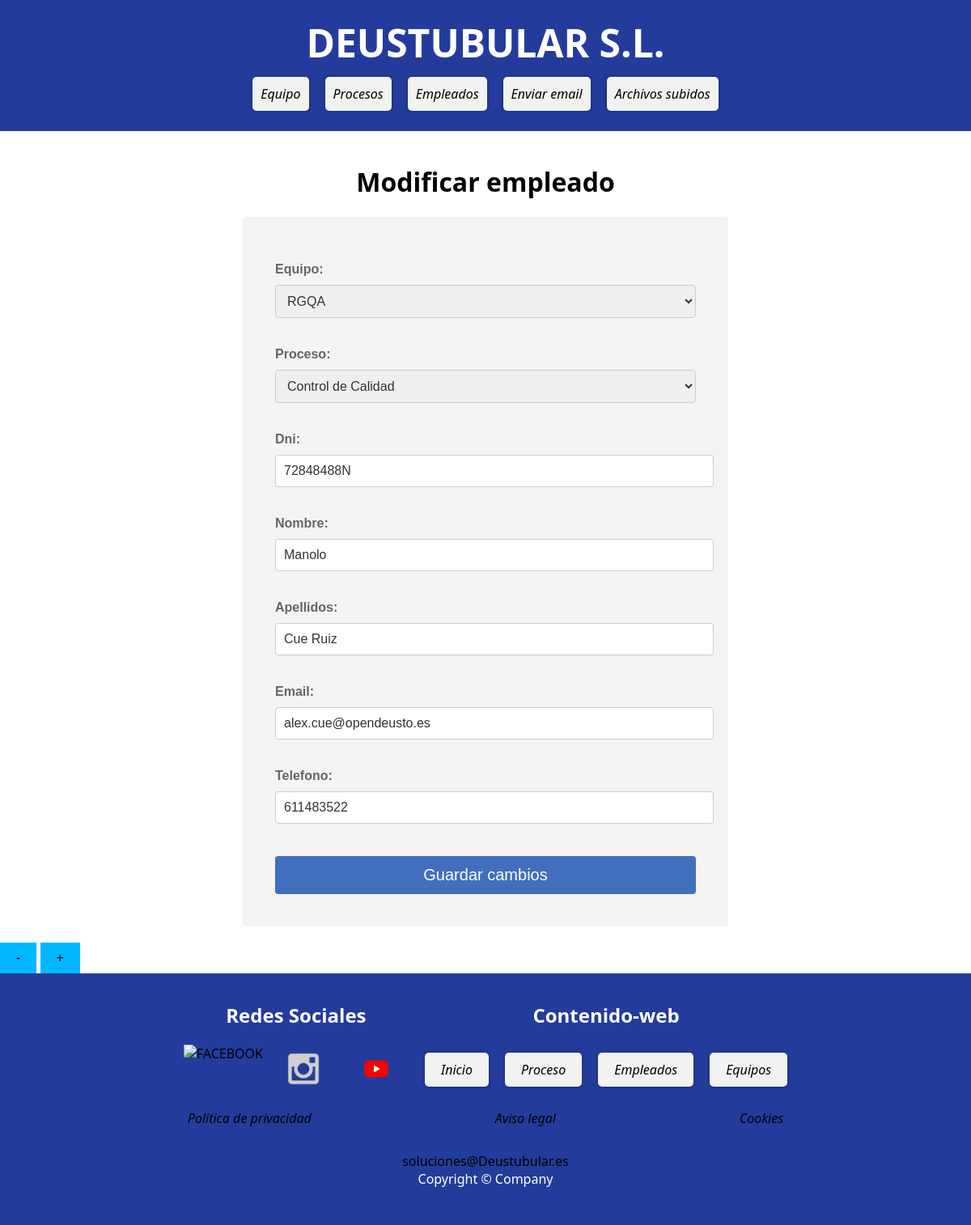
The app's page /appdeustutub/empleado/modificar/34/ with its own data.
### appdeustutub/models.py (models this page shows, shortened)
class Empleado(models.Model):
    equipo = models.ForeignKey(Equipo, on_delete=models.CASCADE)
    proceso = models.ForeignKey(Proceso, on_delete=models.CASCADE)
    dni = models.CharField(max_length=9)
    nombre = models.CharField(max_length=50)
    apellidos = models.CharField(max_length=80)
    email = models.EmailField(max_length=100)
    telefono = models.IntegerField()

### appdeustutub/views.py (the view)
# urls.py: path('empleado/modificar/<int:empleado_id>/', views.modificar_empleado, name='modificar_empleado'),
def modificar_empleado(request, empleado_id):
    empleado = get_object_or_404(Empleado, pk=empleado_id)
    if request.method == 'POST':
        form = EmpleadoForm(request.POST, instance=empleado)
        if form.is_valid():
            form.save()
            return redirect('empleado-detail', pk=empleado_id)
    else:
        form = EmpleadoForm(instance=empleado)
    return render(request, 'modificar_empleado.html', {'form': form})

### appdeustutub/forms.py
class EmpleadoForm(forms.ModelForm):
    class Meta:
        model = Empleado
        fields = ['equipo', 'proceso', 'dni', 'nombre', 'apellidos', 'email', 'telefono']

### appdeustutub/models.py (called while the page is built)
    def __str__(self):
        return self.marca

    def __str__(self):
        return self.nombreProceso

### appdeustutub/templates/modificar_empleado.html (shortened to what this page needs)
{% extends "base.html" %}
{% load static %}
{% block contenido %}
<div id="add-content">
    <h1>Modificar empleado</h1>
    <form id="formulario" method="POST">
        {{ form.as_p }}
        <button type="submit">Guardar cambios</button>
    </form>
</div>
{% endblock %}

### static/css/style.css (style rules this page uses)
body { margin: 0; padding: 0; font-family: 'Segoe UI', Tahoma, Geneva, Verdana, sans-serif; }
h1, h2 { text-align: center; }
form { display: block; max-width: 600px; margin: 0 auto; padding: 40px; border-radius: 5px; background-color: #f4f4f4; font-family: Arial, Helvetica, sans-serif; }
#add-content { max-width: 600px; margin: 0 auto; padding: 20px; background-color: #ffffff; min-height: 70vh; justify-content: center; }
form label { display: block; margin-bottom: 10px; font-weight: bold; color: #666; }
form select, form input[type="number"], form input[type="text"], form input[type="email"], form input[type="password"], form textarea { display: block; grid-template-columns: auto; align-items: baseline; width: 100%; padding: 10px; margin-bottom: 20px; border: 1px solid #ccc; border-radius: 4px; font-size: 16px; color: #333; }
form p { display: grid; }
form button[type="submit"] { display: block; font-size: 20px; width: 100%; padding: 12px; margin-top: 20px; background-color: #416fbd; color: #ffffff; border: none; border-radius: 4px; cursor: pointer; }
button { padding: 10px 20px; font-size: 16px; background-color: rgb(0, 183, 255); border: none; cursor: pointer; }

### records on screen
Empleado: equipo "RGQA", proceso "Control de Calidad", dni "72848488N", nombre "Manolo", apellidos "Cue Ruiz", email "alex.cue@opendeusto.es", telefono "611483522"
